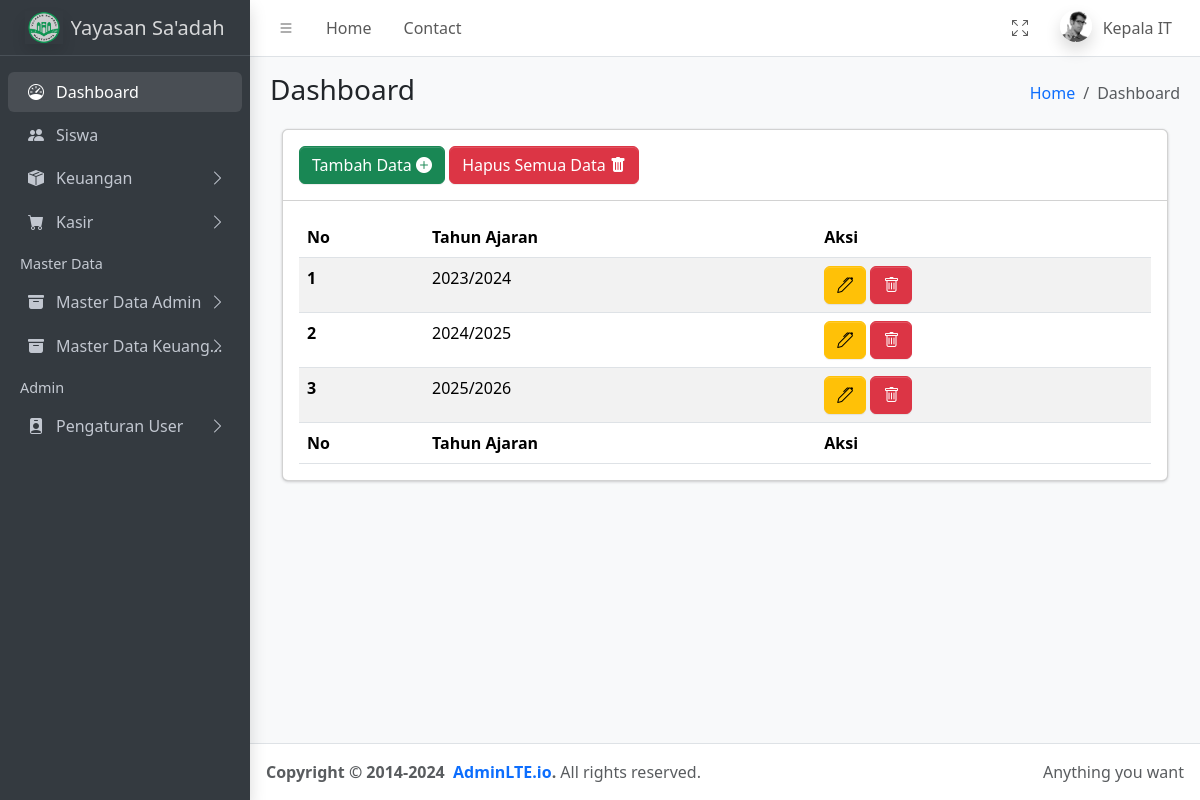
The app's page /index.php?page=tahun-ajaran (signed in) with its own data.
### tables this page shows
CREATE TABLE `users` (
  `id` int(11) NOT NULL,
  `nama` varchar(100) NOT NULL,
  `jenis_kelamin` enum('L','P') NOT NULL,
  `username` varchar(50) NOT NULL,
  `password` varchar(255) NOT NULL,
  `role_id` int(11) NOT NULL
);

CREATE TABLE `tahun_ajaran` (
  `id` int(11) NOT NULL,
  `tahun_ajaran` varchar(20) NOT NULL
);

### pages/masterdata/tahunAjaran/read.php (the view, shortened to what this page needs)
<section class="content">
  <div class="container-fluid">
    <div class="row">
      <div class="col-12">
        <div class="card">
          <div class="card-header">
            <a href="?page=tambah-tahun-ajaran" class="btn btn-success">Tambah Data <i class="bi bi-plus-circle-fill"></i></a>
            <a href="#" onclick="confirmDelete('?page=hapus-semua-tahun-ajaran')" class="btn btn-danger">Hapus Semua Data <i class="bi bi-trash-fill"></i></a>
          </div>
          <div class="card-body">
            <table id="myTable" class="display table table-striped">
              <thead>
                <tr>
                  <th>No</th>
                  <th>Tahun Ajaran</th>
                  <th>Aksi</th>
                </tr>
              </thead>
              <tbody>
                <?php
                  $database = new Database();
                  $db = $database->getConnection();
                  $selectSql = "SELECT * FROM tahun_ajaran";
                  $stmt = $db->prepare($selectSql);
                  $stmt->execute();
                  $no = 1;
                  while ($row = $stmt->fetch(PDO::FETCH_ASSOC)){
                ?>
                <tr>
                  <th scope="row"><?php echo $no++ ?></th>
                  <td><?php echo$row['tahun_ajaran'] ?></td>
                  <td>
                    <a href="?page=edit-tahun-ajaran&id=<?php echo $row['id'] ?>" class="btn btn-warning"><i class="bi bi-pen"></i></a>
                    <a href="#" onclick="confirmDelete('?page=hapus-tahun-ajaran&id=<?php echo $row['id'] ?>')" class="btn btn-danger"><i class="bi bi-trash"></i></a>
                  </td>
                </tr>
                <?php } ?>
              </tbody>
              <tfoot>
                <tr>
                  <th>No</th>
                  <th>Tahun Ajaran</th>
                  <th>Aksi</th>
                </tr>
              </tfoot>
            </table>
          </div>
        </div>
      </div>
    </div>
  </div>
</section>

### partials/navbar.php (shortened to what this page needs)
<nav class="app-header navbar navbar-expand bg-body">
    <div class="container-fluid">
        <ul class="navbar-nav">
            <li class="nav-item"> <a class="nav-link" data-lte-toggle="sidebar" href="#" role="button"> <i class="bi bi-list"></i> </a> </li>
            <li class="nav-item d-none d-md-block"> <a href="#" class="nav-link">Home</a> </li>
            <li class="nav-item d-none d-md-block"> <a href="#" class="nav-link">Contact</a> </li>
        </ul>
        <ul class="navbar-nav ms-auto">
            <li class="nav-item">
                <a class="nav-link" href="#" data-lte-toggle="fullscreen">
                    <i data-lte-icon="maximize" class="bi bi-arrows-fullscreen"></i>
                </a>
            </li>
            <li class="nav-item dropdown user-menu">
                <a href="#" class="nav-link dropdown-toggle" data-bs-toggle="dropdown">
                    <img src="assets/dist/assets/img/user2-160x160.jpg" class="user-image rounded-circle shadow" alt="User Image">
                    <span class="d-none d-md-inline"><?php echo $username ?></span>
                </a>
            </li>
        </ul>
    </div>
</nav>

### records on screen
users: nama "Kepala IT"
tahun_ajaran: tahun_ajaran "2023/2024"
tahun_ajaran: tahun_ajaran "2024/2025"
tahun_ajaran: tahun_ajaran "2025/2026"
